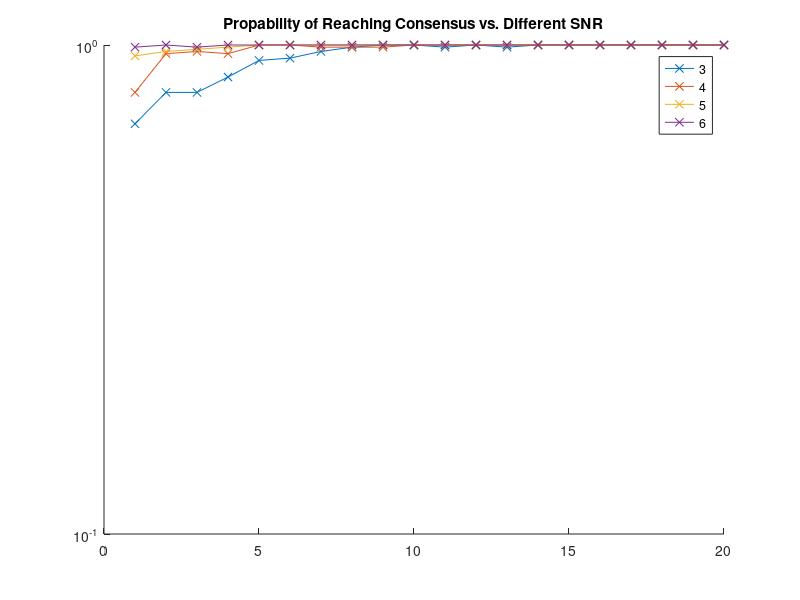
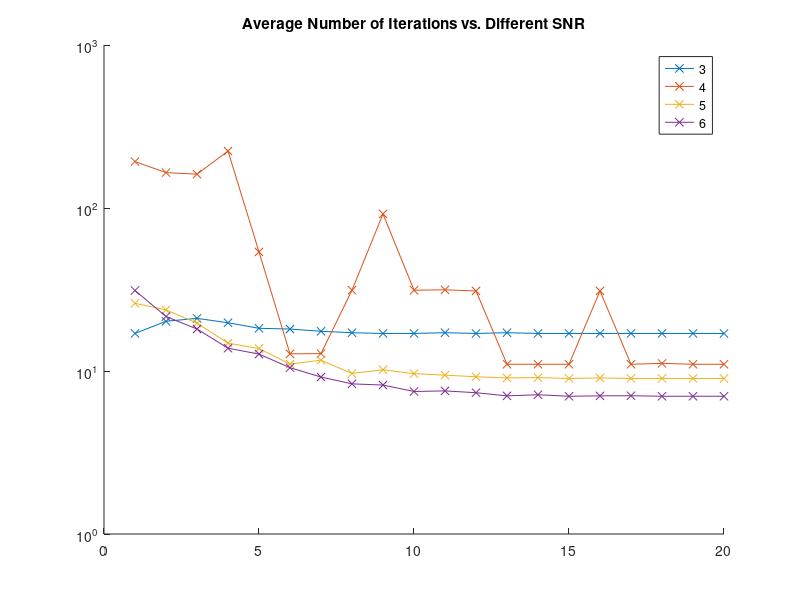

The MATLAB script that drew these images, in order:
clear; clc; close all;dbstop if error;
%% Defining the System
p = 1; %Signal power 
monte_counter = 0;
counter = 0;
nodes = 4 ;
N = nodes^2 ;
MaxIt = 2000;
SNR = [1:1:20];
f1 = figure;
f2 = figure;
min_node = 3; 
max_node = 6;                               
Allowed_Error = 1/10000;  

%% This is for naming the data
number = [min_node:1:max_node]';
names = int2str(number);
for nodes = min_node:1:max_node
switch nodes
      case 3
          Measured = [-6 ; 2 ;18];   
      case 4
          Measured = [-6 ; -3 ; 7 ; 14 ];
      case 5
          Measured = [-6 ; -3 ; 7 ; 14; 21];
      case 6
          Measured = [-6; -3; 7; 14; 21; -12.5];
      case 7
          Measured = [-6; -3; 7; 14; 17; -12.5; 8.5];
      case 8
          Measured = [-6; -3; 7; 14; 17; -12.5; 8.5; -9.5];
end   
    Edge_num = nchoosek(nodes,2);
IterMeasured = Measured;
%% Calculating Average
sz = size(Measured);
Mysum = sum(Measured);
Average = Mysum/sz(1);
%% Starting to Monte Carlo
montemax = 1e2;  %%%%e4                           %how many times monte carlo                         
L_Networks = zeros(montemax,nodes,nodes); %thil is L matrix container
Ranks = zeros(montemax,6);                %this will keep everything about matrices
for SNR_counter = 1:length(SNR) 
for monte = 1:montemax
    
     R = 1 ;                            % Data rate = 1 alindi
     gama = 10^(SNR(SNR_counter)/10);                % Bu threshold tamamen Kimon'un formülüne göre belirlendi, detay bilmiyorum.
     threshold = (2^R - 1) / gama ;
     StateContainer = zeros(size(Measured,1), MaxIt + 1 ); %for every monte, this will keep states
     
     StateContainer(:,1) = Measured(:); %içine alamýyor tranpoz sorunu
     
     FeedbackContainer = zeros(MaxIt,size(Measured,2));   %for every monte this will keep feedbacks
     
     h_edge = randn(1,Edge_num) + 1i*randn(1,Edge_num); %assign values for every edge
     Edge_con = abs(h_edge).^2 > threshold ;
      
     
     [ii,jj] = ndgrid(1:nodes);              % Used to choose the upper triangle of The Matrix
      A = zeros(nodes);                       % Adjacency Matrix's for all
      A(jj>ii) =  Edge_con;                   % Filling the upper Triangle
     
      Ranks(monte,6) = sum(sum(A));
      A = A + A';                             % Adjacency Matrix created
      D = diag(sum(A));                       % In-Degree Matrix created  
      L = D - A ;                             % Laplacian Matrix
           
      L_Networks(monte,:,:) = L ; %her bir monte deðiþkeni birer L A ve D oluþturacak

     
      Ranks(monte,1) = rank(L) ;  %her bir monte deðiþkeni için matrix rank toplamaca

      
      %% Now let's start iterating for every matrix in monte carlo
      
      if rank(L) == nodes - 1 %bu saðlanmýyorsa alphaya ulaþýlamadý ranks5 = 0
      d = max(max(D));
      epsilon_max = (1/d); %determining maximum step size
      epsilon = epsilon_max /1; %choosing the step size 
      %% step size dýþarý
      Ranks(monte,4) = 1; %we can reach alpha,consensus
      monte_counter = monte_counter + 1;
      
      for k = 1:MaxIt

      P_epsilon = eye(nodes) - epsilon * L;
      IterMeasured = P_epsilon * IterMeasured;  
      StateContainer(1:end,k) = IterMeasured(1:end);
      %% Defining an Error Rule
      if max(IterMeasured) - min(IterMeasured) > Allowed_Error 
      counter = counter + 1;
      else
          Ranks(monte,5) = counter;
          IterMeasured = Measured;
          counter = 0;
          break 
      end
      
      end
      
      else
      Ranks(monte,4) = 0;
      end
      
end
%% Calculating the Probabilities of Ranks

   Average_It_per_SNR = sum(Ranks(:,5))/sum(Ranks(:,4));
   Average_It_Container(1,SNR_counter) = Average_It_per_SNR;
   Succ_Probability = sum(Ranks(:,4)) / montemax;
   Probability_Container(1,SNR_counter) =  Succ_Probability;
   
end
figure(f1);
hold on;
semilogy(SNR,Probability_Container,'x -');
legend(names);
title('Propability of Reaching Consensus vs. Different SNR');

figure(f2);
hold on;
semilogy(SNR,Average_It_Container,'x -');
legend(names);
title('Average Number of Iterations vs. Different SNR');
end


    
